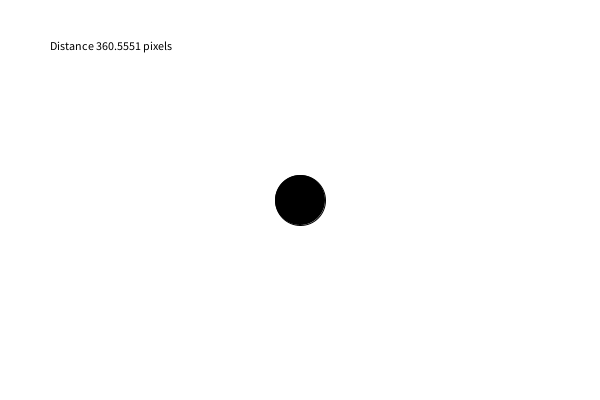
Frame 1 (no input)
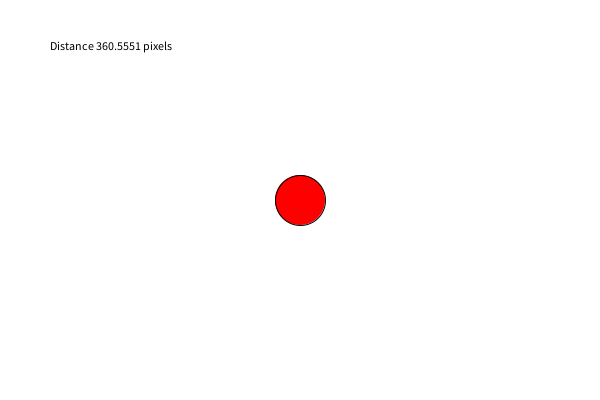
Frame 60 (the mouse pressed at the canvas centre just before this capture)
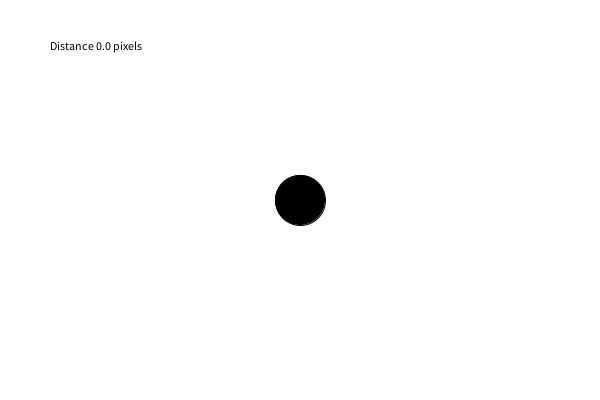
Frame 120 (the mouse held since frame 60 and released just before this capture)

The Processing sketch that drew these frames (run headless with seeded random() and noise(); from frame 60 on, the mouse is pressed at the canvas centre):

// Processing sketch: exo_balle
// ── exo_balle.pde
int x = 300, y = 200;
float distance = 0;


void setup(){
  size(600, 400);
}

void draw(){
  background(255);
  fill(distance, 0, 0);
  ellipse(x, y, 50, 50);
  distance = dist(x, y, mouseX, mouseY);
  fill(0);
  text("Distance "+distance+" pixels", 50, 50);

}
